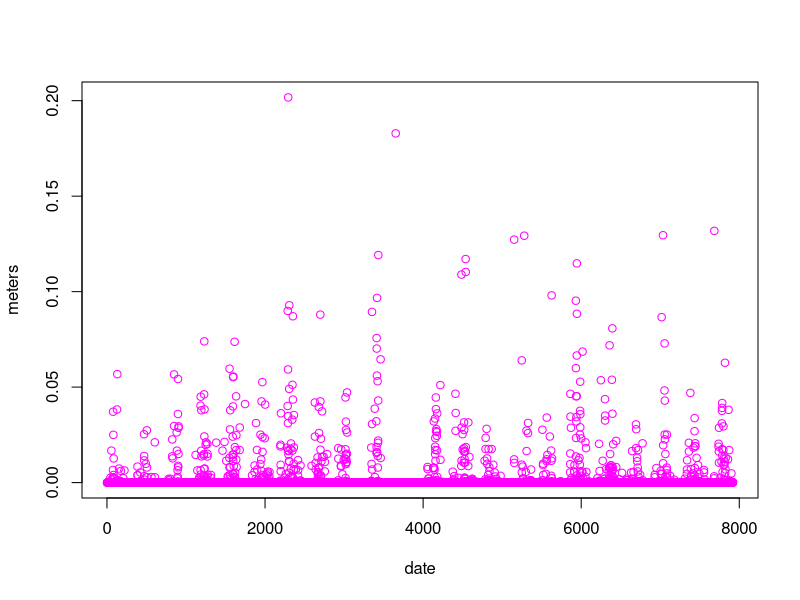
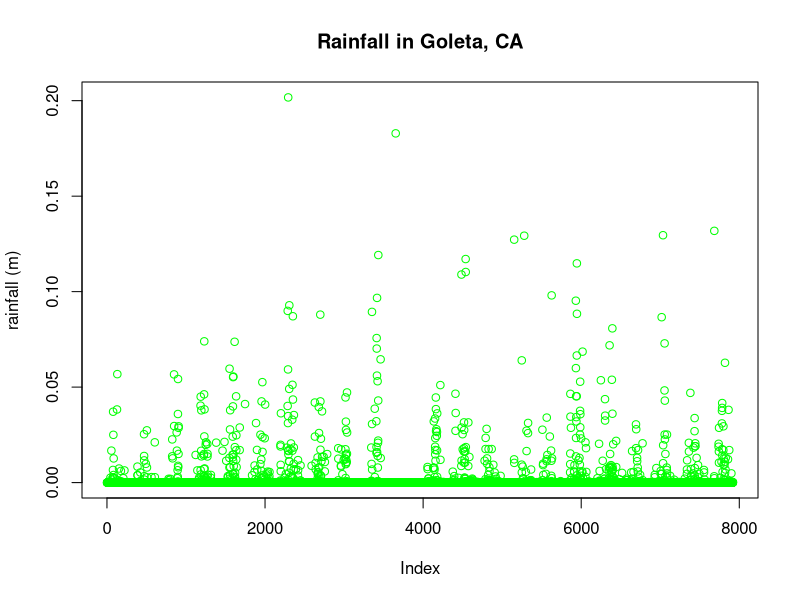

These charts were generated, in order, by the following R code:


pcp= read.table("pcp.txt", header=T)
pcp
plot(pcp$meters,xlab="date", ylab="meters",col="magenta")


plot(pcp$meters,ylab="rainfall (m)", main="Rainfall in Goleta, CA", col="green")

